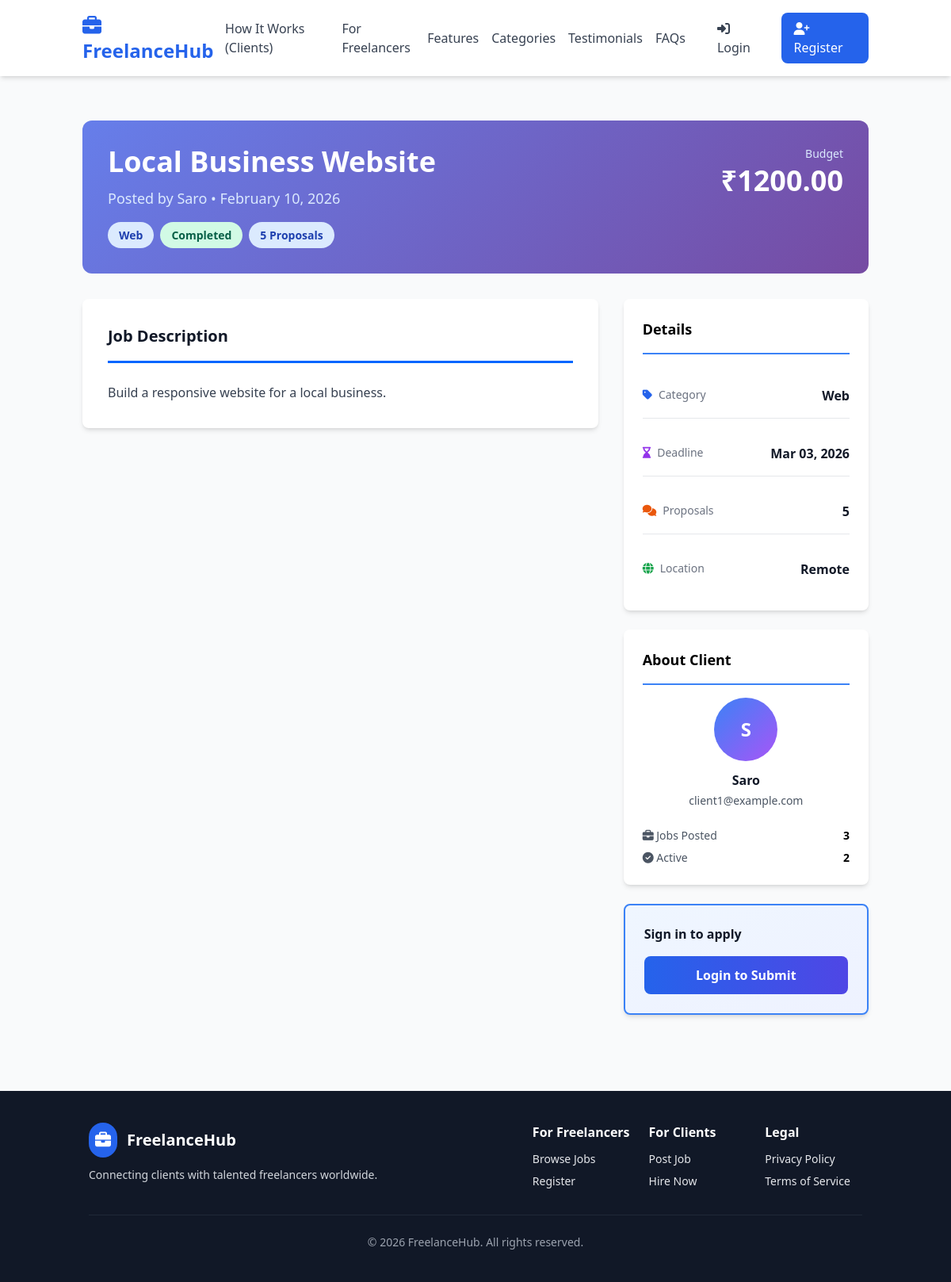
The app's page /job/1, older data.
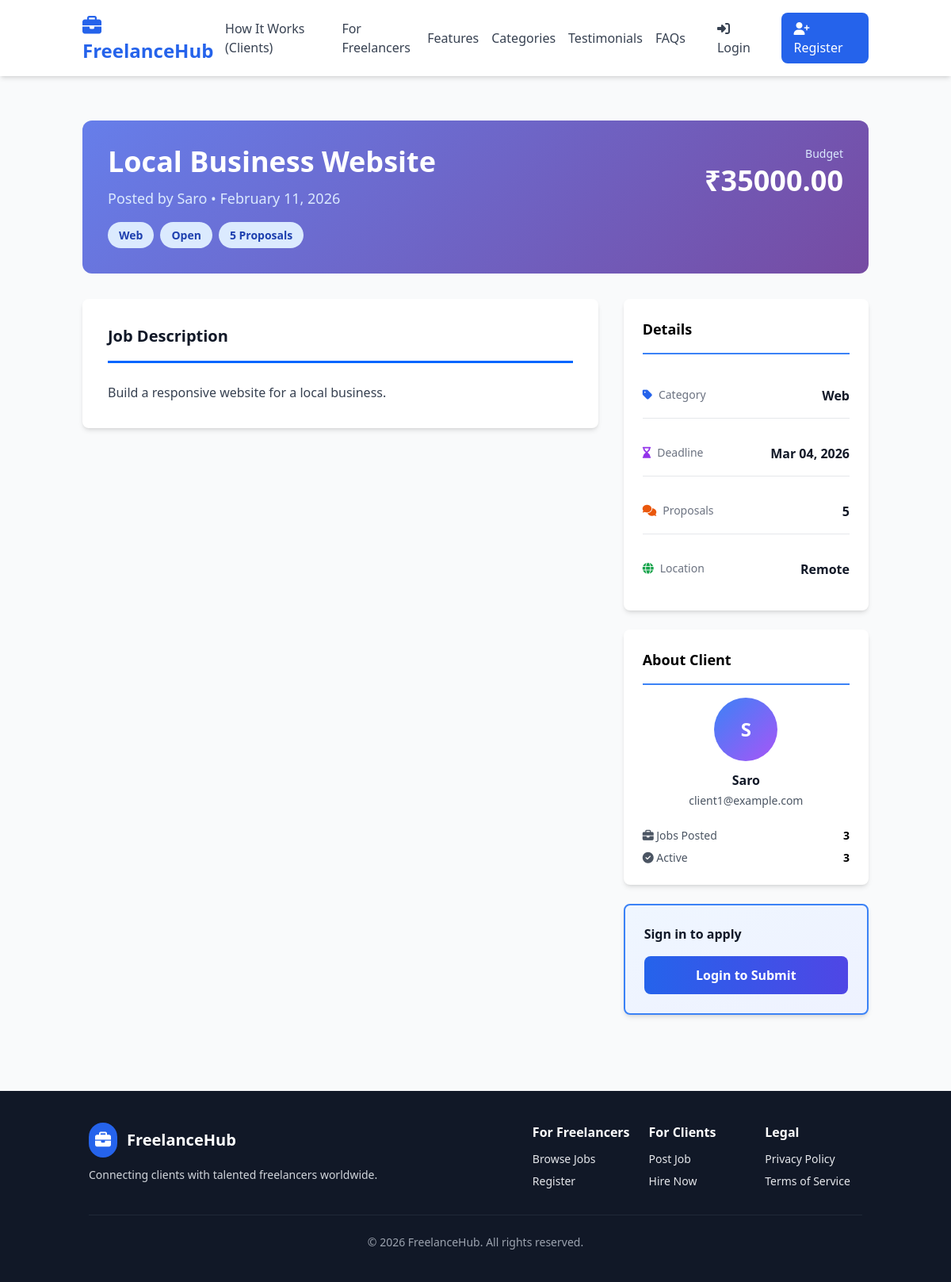
The same page, newer data.
### models.py (models this page shows, shortened)
class Job(db.Model):
    __tablename__ = 'jobs'
    id = db.Column(db.Integer, primary_key=True)
    client_id = db.Column(db.Integer, db.ForeignKey('users.id'), nullable=False, index=True)
    title = db.Column(db.String(200), nullable=False)
    description = db.Column(db.Text, nullable=False)
    budget = db.Column(db.Float, nullable=False)
    category = db.Column(db.String(50), nullable=False)  # web, mobile, design, writing, etc
    deadline = db.Column(db.DateTime, nullable=False)
    status = db.Column(db.String(20), default='open')  # open, in_progress, completed, cancelled
    accepted_bid_id = db.Column(db.Integer, db.ForeignKey('bids.id'), nullable=True)
    created_at = db.Column(db.DateTime, default=datetime.utcnow)
    updated_at = db.Column(db.DateTime, default=datetime.utcnow, onupdate=datetime.utcnow)
    bids = db.relationship('Bid', backref='job', foreign_keys='Bid.job_id', cascade='all, delete-orphan')
    accepted_bid = db.relationship('Bid', uselist=False, foreign_keys='Job.accepted_bid_id')
    payment = db.relationship('Payment', uselist=False, backref='job', cascade='all, delete-orphan')
    work_submission = db.relationship('WorkSubmission', uselist=False, backref='job', cascade='all, delete-orphan')
    reviews = db.relationship('Review', backref='job', cascade='all, delete-orphan')

### app.py (the view)
    @app.route('/job/<int:job_id>')
    def job_detail(job_id):
        job = Job.query.get_or_404(job_id)
        bids = []
        if current_user.is_authenticated and job.client_id == current_user.id:
            bids = Bid.query.filter_by(job_id=job_id).order_by(Bid.created_at.desc()).all()
        user_bids = []
        if current_user.is_authenticated and current_user.is_freelancer():
            user_bids = Bid.query.filter_by(job_id=job_id, freelancer_id=current_user.id).order_by(Bid.created_at.desc()).all()
        work_submission = job.work_submission
        reviews = job.reviews
        return render_template('job-detail.html', job=job, bids=bids, user_bids=user_bids, work_submission=work_submission, reviews=reviews)

### templates/job-detail.html (shortened to what the changed rows need)
{% extends "base.html" %}
{% block content %}
{% if not job %}
<div class="text-center py-12">
    <p class="text-gray-600">Job not found.</p>
    <a href="{{ url_for('browse_jobs') }}" class="text-blue-600 hover:underline">Browse Jobs</a>
</div>
{% else %}
<div class="max-w-6xl mx-auto">
    <div class="job-header">
        <div class="flex justify-between items-start mb-4">
            <div class="flex-1">
                <h1 class="text-4xl font-bold mb-3">{{ job.title }}</h1>
                <p class="text-blue-100 text-lg">Posted by {{ job.client.name }} • {{ job.created_at.strftime('%B %d, %Y') }}</p>
            </div>
            <div class="text-right">
                <p class="text-blue-100 text-sm mb-1">Budget</p>
                <p class="text-4xl font-bold">₹{{ "%.2f"|format(job.budget) }}</p>
            </div>
        </div>
        <div class="flex flex-wrap gap-2">
            <span class="badge badge-open">{{ job.category|capitalize }}</span>
            <span class="badge {% if job.status == 'open' %}badge-open{% elif job.status == 'in_progress' %}badge-in-progress{% else %}badge-completed{% endif %}">{{ job.status|capitalize }}</span>
            <span class="badge badge-open">{{ job.bids|length }} Proposals</span>
        </div>
    </div>
    <div class="grid md:grid-cols-3 gap-8">
        <div class="md:col-span-2 space-y-8">
            <div class="bg-white rounded-lg shadow-md p-8">
                <h2 class="section-title">Job Description</h2>
                <p class="text-gray-700 leading-relaxed whitespace-pre-wrap">{{ job.description }}</p>
            </div>
        </div>
        <div class="space-y-6">
            <div class="bg-white rounded-lg shadow-md p-6">
                <h3 class="text-lg font-bold mb-6 pb-4 border-b-2 border-blue-500">Details</h3>
                <div class="space-y-4">
                    <div class="info-row">
                        <span class="info-label"><i class="fas fa-tag text-blue-600 mr-2"></i>Category</span>
                        <span class="info-value">{{ job.category|capitalize }}</span>
                    </div>
                    <div class="info-row">
                        <span class="info-label"><i class="fas fa-hourglass-end text-purple-600 mr-2"></i>Deadline</span>
                        <span class="info-value">{{ job.deadline.strftime('%b %d, %Y') }}</span>
                    </div>
                    <div class="info-row">
                        <span class="info-label"><i class="fas fa-comments text-orange-600 mr-2"></i>Proposals</span>
                        <span class="info-value">{{ job.bids|length }}</span>
                    </div>
                    <div class="info-row">
                        <span class="info-label"><i class="fas fa-globe text-green-600 mr-2"></i>Location</span>
                        <span class="info-value">Remote</span>
                    </div>
                </div>
            </div>
            <div class="bg-white rounded-lg shadow-md p-6">
                <h3 class="text-lg font-bold mb-4 pb-4 border-b-2 border-blue-500">About Client</h3>
                <div class="text-center">
                    <div class="w-20 h-20 bg-gradient-to-br from-blue-500 to-purple-500 rounded-full flex items-center justify-center text-white text-2xl font-bold mx-auto mb-3">
                        {{ job.client.name[0] }}
                    </div>
                    <p class="font-bold text-gray-900">{{ job.client.name }}</p>
                    <p class="text-sm text-gray-600 mt-1">{{ job.client.email }}</p>
                </div>
                <div class="mt-6 space-y-2 text-sm">
                    <div class="flex justify-between items-center">
                        <span class="text-gray-600"><i class="fas fa-briefcase"></i> Jobs Posted</span>
                        <span class="font-bold">{{ job.client.jobs|length }}</span>
                    </div>
                    <div class="flex justify-between items-center">
                        <span class="text-gray-600"><i class="fas fa-check-circle"></i> Active</span>
                        <span class="font-bold">{{ job.client.jobs|selectattr('status', 'equalto', 'open')|list|length }}</span>
                    </div>
                </div>
            </div>
            {% if current_user.is_authenticated and current_user.is_freelancer() %}
                {% if user_bids %}
                    <div class="bg-gradient-to-br from-green-50 to-emerald-50 rounded-lg shadow-md p-6 border-2 border-green-500">
                        <h3 class="font-bold text-green-700 mb-4">✓ Your Proposals</h3>
                        <div class="space-y-3">
                            {% for bid in user_bids %}
                                <div class="bg-white p-3 rounded-lg border-l-4 border-green-500">
                                    <div class="flex justify-between">
                                        <div>
                                            <p class="font-bold text-gray-900">₹{{ "%.2f"|format(bid.amount) }}</p>
                                            <p class="text-xs text-gray-600">{{ bid.delivery_days }} days</p>
                                        </div>
                                        <span class="text-xs px-2 py-1 rounded-full {% if bid.status == 'accepted' %}bg-green-200 text-green-800{% elif bid.status == 'rejected' %}bg-red-200 text-red-800{% else %}bg-yellow-200 text-yellow-800{% endif %} font-semibold">
                                            {{ bid.status|capitalize }}
                                        </span>
                                    </div>
                                </div>
                            {% endfor %}
                        </div>
                        {% if job.status == 'open' %}
                            <a href="#bid-form" class="block text-center mt-4 bg-blue-600 text-white py-2 rounded-lg hover:bg-blue-700 font-semibold text-sm transition">
                                Update Proposal
                            </a>
                        {% endif %}
                    </div>
                {% elif job.status == 'open' %}
                    <div class="bg-gradient-to-br from-blue-50 to-indigo-50 rounded-lg shadow-md p-6 border-2 border-blue-500">
                        <p class="text-gray-900 font-bold mb-4">Ready to apply?</p>
                        <a href="#bid-form" class="block text-center bg-gradient-to-r from-blue-600 to-indigo-600 text-white py-3 rounded-lg hover:shadow-lg font-bold transition">
                            Submit Proposal
                        </a>
                    </div>
                {% else %}
                    <div class="bg-gray-100 rounded-lg shadow-md p-6 border border-gray-300">
                        <p class="text-gray-600 text-center text-sm">
                            <i class="fas fa-lock"></i> Job is no longer open
                        </p>
                    </div>
                {% endif %}
            {% elif not current_user.is_authenticated %}
                <div class="bg-gradient-to-br from-blue-50 to-indigo-50 rounded-lg shadow-md p-6 border-2 border-blue-500">
                    <p class="text-gray-900 font-bold mb-4">Sign in to apply</p>
                    <a href="{{ url_for('auth_login') }}" class="block text-center bg-gradient-to-r from-blue-600 to-indigo-600 text-white py-3 rounded-lg hover:shadow-lg font-bold transition">
                        Login to Submit
                    </a>
                </div>
            {% endif %}
        </div>
    </div>
</div>
{% endif %}
{% endblock %}

Row changes from the older to the newer data that the page shows:
changed Job "Local Business Website": created_at "February 10, 2026" → "February 11, 2026"; budget "1200.00" → "35000.00"; status "Completed" → "Open"; deadline "Mar 03, 2026" → "Mar 04, 2026"
Text that changed along with them:
{{ job.client.jobs|selectattr('status', 'equalto', 'open')|list|length }}: "2" → "3"
